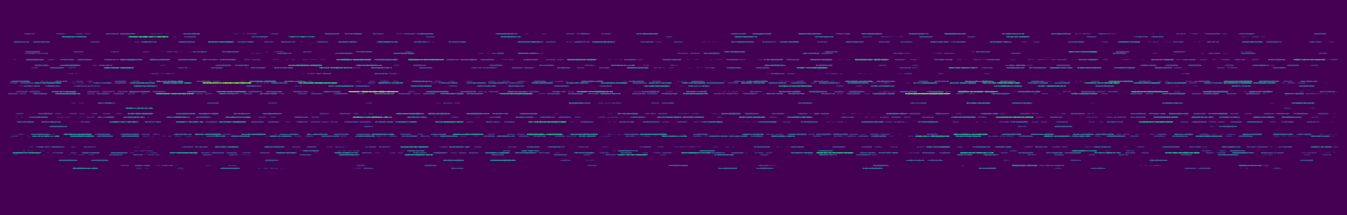
#> input picture output_mask.png, 9424 x 1500 px (shown at 1/7 size)
$ python sample_from_orginal_image.py
#> lines starting #> are read from the running program, lines starting #| are printed output that depends on the picture
'''
Using sliding window method to sample 1024*1024 images to fit the SAM input
'''

from PIL import Image
import os

def slide_and_save(image_path, window_size=(1024, 1024), stride=(400, 100), save_dir='sample_images'):
    # Load the image
#> called with image_path = 'output_mask.png', window_size = (1024, 1024), stride = (400, 100), save_dir = 'sample_images'
    image = Image.open(image_path)
#> image is the input picture: PIL image 9424x1500 RGBA; mean R, G, B, A 67.1, 7.2, 87.6, 255
    width, height = image.size
#> width = 9424; height = 1500

    if not os.path.exists(save_dir):
        os.makedirs(save_dir)

    # Calculate the number of sliding windows
    num_x = (width - window_size[0]) // stride[0] + 1
#> num_x = 22
    num_y = (height - window_size[1]) // stride[1] + 1
#> num_y = 5

    # Iterate over all window positions
    for i in range(num_x):
        for j in range(num_y):
            left = i * stride[0]
            upper = j * stride[1]
            right = left + window_size[0]
            lower = upper + window_size[1]

            # Extract the small image
            cropped_image = image.crop((left, upper, right, lower))

            # Save the small image
            cropped_image.save(os.path.join(save_dir, f'sample_{i}_{j}.png'))
#> this loop made 22 passes
#> pass 1, in slide_and_save, `cropped_image.save(os.path.join(save_dir, f'sample_{i}_{j}.png'))`:
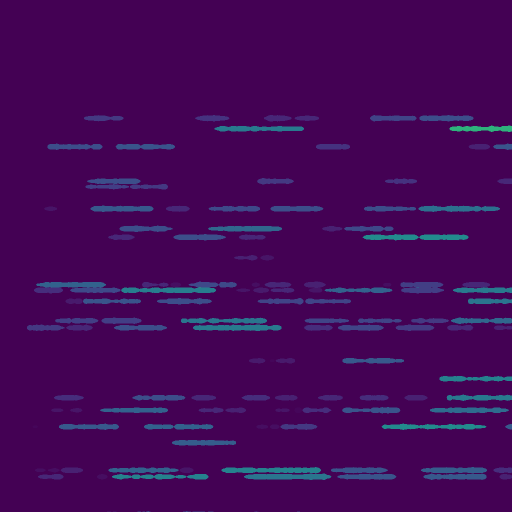
#> saved as sample_0_0.png: PIL image 1024x1024 RGBA (shown at 1/2 size); mean R, G, B, A 67, 8.2, 88.4, 255
#> pass 1, in slide_and_save, `cropped_image.save(os.path.join(save_dir, f'sample_{i}_{j}.png'))`:
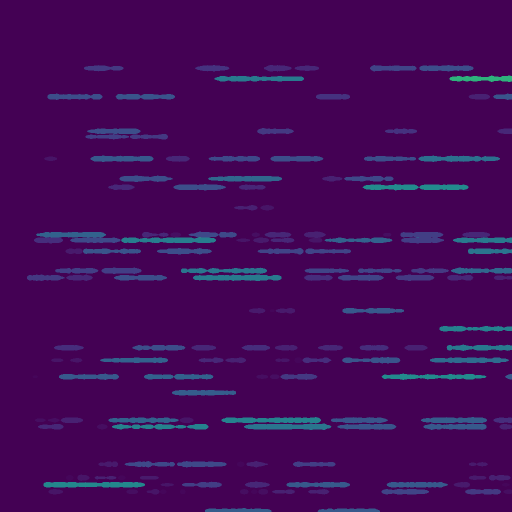
#> saved as sample_0_1.png: PIL image 1024x1024 RGBA (shown at 1/2 size); mean R, G, B, A 66.9, 9.2, 89.1, 255
#> pass 1, in slide_and_save, `cropped_image.save(os.path.join(save_dir, f'sample_{i}_{j}.png'))`:
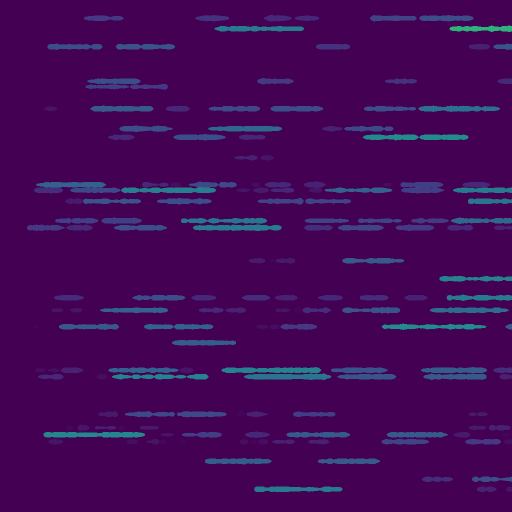
#> saved as sample_0_2.png: PIL image 1024x1024 RGBA (shown at 1/2 size); mean R, G, B, A 66.8, 9.6, 89.3, 255
#> pass 1, in slide_and_save, `cropped_image.save(os.path.join(save_dir, f'sample_{i}_{j}.png'))`:
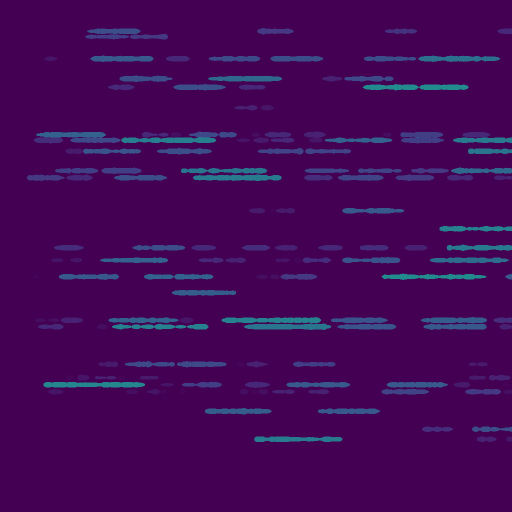
#> saved as sample_0_3.png: PIL image 1024x1024 RGBA (shown at 1/2 size); mean R, G, B, A 66.9, 8.7, 88.8, 255
#> after the loop:
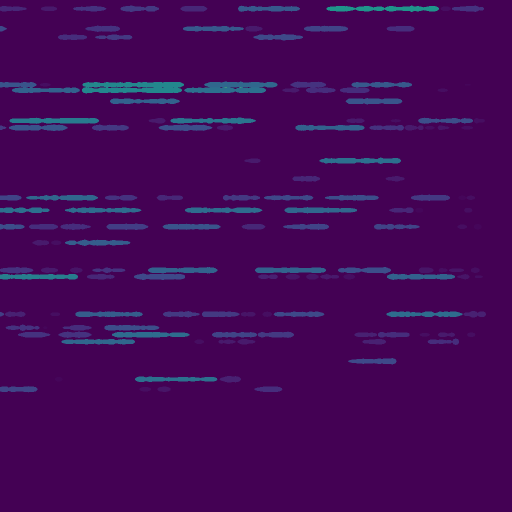
#> cropped_image: PIL image 1024x1024 RGBA (shown at 1/2 size); mean R, G, B, A 67.1, 7.7, 88.2, 255

# Example usage
slide_and_save('output_mask.png')
